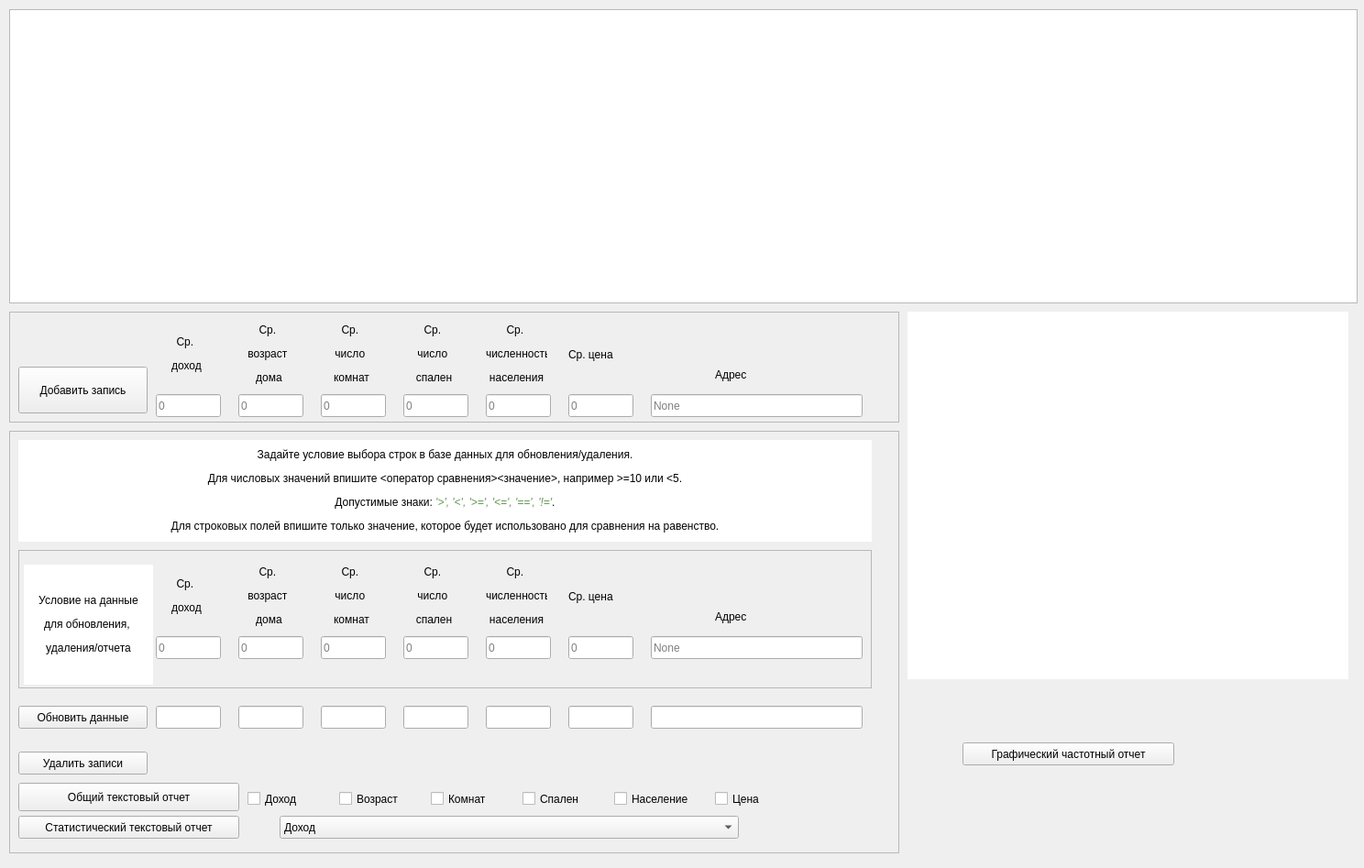
<?xml version="1.0" encoding="UTF-8"?>
<ui version="4.0">
 <class>MainWindow</class>
 <widget class="QMainWindow" name="MainWindow">
  <property name="geometry">
   <rect>
    <x>0</x>
    <y>0</y>
    <width>1488</width>
    <height>947</height>
   </rect>
  </property>
  <property name="windowTitle">
   <string>MainWindow</string>
  </property>
  <widget class="QWidget" name="centralwidget">
   <widget class="QTextEdit" name="field_text_report">
    <property name="geometry">
     <rect>
      <x>10</x>
      <y>10</y>
      <width>1471</width>
      <height>321</height>
     </rect>
    </property>
   </widget>
   <widget class="QLabel" name="field_image_report">
    <property name="geometry">
     <rect>
      <x>990</x>
      <y>340</y>
      <width>481</width>
      <height>401</height>
     </rect>
    </property>
    <property name="styleSheet">
     <string notr="true">background-color: rgb(255, 255, 255)</string>
    </property>
    <property name="text">
     <string/>
    </property>
   </widget>
   <widget class="QFrame" name="frame_add_record">
    <property name="geometry">
     <rect>
      <x>10</x>
      <y>340</y>
      <width>971</width>
      <height>121</height>
     </rect>
    </property>
    <property name="styleSheet">
     <string notr="true"/>
    </property>
    <property name="frameShape">
     <enum>QFrame::StyledPanel</enum>
    </property>
    <property name="frameShadow">
     <enum>QFrame::Raised</enum>
    </property>
    <property name="lineWidth">
     <number>1</number>
    </property>
    <widget class="QPushButton" name="button_add_record">
     <property name="geometry">
      <rect>
       <x>10</x>
       <y>60</y>
       <width>141</width>
       <height>51</height>
      </rect>
     </property>
     <property name="styleSheet">
      <string notr="true"/>
     </property>
     <property name="text">
      <string>Добавить запись</string>
     </property>
    </widget>
    <widget class="QLineEdit" name="input_income">
     <property name="geometry">
      <rect>
       <x>160</x>
       <y>90</y>
       <width>71</width>
       <height>25</height>
      </rect>
     </property>
     <property name="inputMask">
      <string/>
     </property>
     <property name="text">
      <string/>
     </property>
     <property name="placeholderText">
      <string>0</string>
     </property>
    </widget>
    <widget class="QLineEdit" name="input_house_age">
     <property name="geometry">
      <rect>
       <x>250</x>
       <y>90</y>
       <width>71</width>
       <height>25</height>
      </rect>
     </property>
     <property name="placeholderText">
      <string>0</string>
     </property>
    </widget>
    <widget class="QLineEdit" name="input_room_count">
     <property name="geometry">
      <rect>
       <x>340</x>
       <y>90</y>
       <width>71</width>
       <height>25</height>
      </rect>
     </property>
     <property name="placeholderText">
      <string>0</string>
     </property>
    </widget>
    <widget class="QLineEdit" name="input_badroom_count">
     <property name="geometry">
      <rect>
       <x>430</x>
       <y>90</y>
       <width>71</width>
       <height>25</height>
      </rect>
     </property>
     <property name="placeholderText">
      <string>0</string>
     </property>
    </widget>
    <widget class="QLineEdit" name="input_population_count">
     <property name="geometry">
      <rect>
       <x>520</x>
       <y>90</y>
       <width>71</width>
       <height>25</height>
      </rect>
     </property>
     <property name="placeholderText">
      <string>0</string>
     </property>
    </widget>
    <widget class="QLineEdit" name="input_price">
     <property name="geometry">
      <rect>
       <x>610</x>
       <y>90</y>
       <width>71</width>
       <height>25</height>
      </rect>
     </property>
     <property name="placeholderText">
      <string>0</string>
     </property>
    </widget>
    <widget class="QLineEdit" name="input_address">
     <property name="geometry">
      <rect>
       <x>700</x>
       <y>90</y>
       <width>231</width>
       <height>25</height>
      </rect>
     </property>
     <property name="placeholderText">
      <string>None</string>
     </property>
    </widget>
    <widget class="QLabel" name="label">
     <property name="geometry">
      <rect>
       <x>160</x>
       <y>6</y>
       <width>67</width>
       <height>81</height>
      </rect>
     </property>
     <property name="text">
      <string>&lt;html&gt;&lt;head/&gt;&lt;body&gt;&lt;p align=&quot;center&quot;&gt;Ср. &lt;/p&gt;&lt;p align=&quot;center&quot;&gt;доход&lt;/p&gt;&lt;/body&gt;&lt;/html&gt;</string>
     </property>
     <property name="textFormat">
      <enum>Qt::AutoText</enum>
     </property>
    </widget>
    <widget class="QLabel" name="label_2">
     <property name="geometry">
      <rect>
       <x>250</x>
       <y>6</y>
       <width>67</width>
       <height>81</height>
      </rect>
     </property>
     <property name="text">
      <string>&lt;html&gt;&lt;head/&gt;&lt;body&gt;&lt;p align=&quot;center&quot;&gt;Ср. &lt;/p&gt;&lt;p align=&quot;center&quot;&gt;возраст &lt;/p&gt;&lt;p align=&quot;center&quot;&gt;дома&lt;/p&gt;&lt;/body&gt;&lt;/html&gt;</string>
     </property>
    </widget>
    <widget class="QLabel" name="label_3">
     <property name="geometry">
      <rect>
       <x>340</x>
       <y>6</y>
       <width>67</width>
       <height>81</height>
      </rect>
     </property>
     <property name="text">
      <string>&lt;html&gt;&lt;head/&gt;&lt;body&gt;&lt;p align=&quot;center&quot;&gt;Ср. &lt;/p&gt;&lt;p align=&quot;center&quot;&gt;число &lt;/p&gt;&lt;p align=&quot;center&quot;&gt;комнат&lt;/p&gt;&lt;/body&gt;&lt;/html&gt;</string>
     </property>
    </widget>
    <widget class="QLabel" name="label_4">
     <property name="geometry">
      <rect>
       <x>430</x>
       <y>6</y>
       <width>67</width>
       <height>81</height>
      </rect>
     </property>
     <property name="text">
      <string>&lt;html&gt;&lt;head/&gt;&lt;body&gt;&lt;p align=&quot;center&quot;&gt;Ср. &lt;/p&gt;&lt;p align=&quot;center&quot;&gt;число &lt;/p&gt;&lt;p align=&quot;center&quot;&gt;спален&lt;/p&gt;&lt;/body&gt;&lt;/html&gt;</string>
     </property>
    </widget>
    <widget class="QLabel" name="label_5">
     <property name="geometry">
      <rect>
       <x>520</x>
       <y>6</y>
       <width>67</width>
       <height>81</height>
      </rect>
     </property>
     <property name="text">
      <string>&lt;html&gt;&lt;head/&gt;&lt;body&gt;&lt;p align=&quot;center&quot;&gt;Ср. &lt;/p&gt;&lt;p align=&quot;center&quot;&gt;численность &lt;/p&gt;&lt;p align=&quot;center&quot;&gt;населения&lt;/p&gt;&lt;/body&gt;&lt;/html&gt;</string>
     </property>
    </widget>
    <widget class="QLabel" name="label_6">
     <property name="geometry">
      <rect>
       <x>610</x>
       <y>6</y>
       <width>67</width>
       <height>81</height>
      </rect>
     </property>
     <property name="text">
      <string>Ср. цена</string>
     </property>
    </widget>
    <widget class="QLabel" name="label_7">
     <property name="geometry">
      <rect>
       <x>770</x>
       <y>60</y>
       <width>71</width>
       <height>17</height>
      </rect>
     </property>
     <property name="text">
      <string>Адрес</string>
     </property>
    </widget>
   </widget>
   <widget class="QFrame" name="frame_delete_and_update">
    <property name="geometry">
     <rect>
      <x>10</x>
      <y>470</y>
      <width>971</width>
      <height>461</height>
     </rect>
    </property>
    <property name="frameShape">
     <enum>QFrame::StyledPanel</enum>
    </property>
    <property name="frameShadow">
     <enum>QFrame::Raised</enum>
    </property>
    <widget class="QFrame" name="frame_selector">
     <property name="geometry">
      <rect>
       <x>10</x>
       <y>130</y>
       <width>931</width>
       <height>151</height>
      </rect>
     </property>
     <property name="frameShape">
      <enum>QFrame::StyledPanel</enum>
     </property>
     <property name="frameShadow">
      <enum>QFrame::Raised</enum>
     </property>
     <widget class="QLineEdit" name="input_selector_price">
      <property name="geometry">
       <rect>
        <x>600</x>
        <y>94</y>
        <width>71</width>
        <height>25</height>
       </rect>
      </property>
      <property name="placeholderText">
       <string>0</string>
      </property>
     </widget>
     <widget class="QLineEdit" name="input_selector_house_age">
      <property name="geometry">
       <rect>
        <x>240</x>
        <y>94</y>
        <width>71</width>
        <height>25</height>
       </rect>
      </property>
      <property name="placeholderText">
       <string>0</string>
      </property>
     </widget>
     <widget class="QLineEdit" name="input_selector_population_count">
      <property name="geometry">
       <rect>
        <x>510</x>
        <y>94</y>
        <width>71</width>
        <height>25</height>
       </rect>
      </property>
      <property name="placeholderText">
       <string>0</string>
      </property>
     </widget>
     <widget class="QLabel" name="label_8">
      <property name="geometry">
       <rect>
        <x>600</x>
        <y>10</y>
        <width>67</width>
        <height>81</height>
       </rect>
      </property>
      <property name="text">
       <string>Ср. цена</string>
      </property>
     </widget>
     <widget class="QLabel" name="label_9">
      <property name="geometry">
       <rect>
        <x>330</x>
        <y>10</y>
        <width>67</width>
        <height>81</height>
       </rect>
      </property>
      <property name="text">
       <string>&lt;html&gt;&lt;head/&gt;&lt;body&gt;&lt;p align=&quot;center&quot;&gt;Ср. &lt;/p&gt;&lt;p align=&quot;center&quot;&gt;число &lt;/p&gt;&lt;p align=&quot;center&quot;&gt;комнат&lt;/p&gt;&lt;/body&gt;&lt;/html&gt;</string>
      </property>
     </widget>
     <widget class="QLineEdit" name="input_selector_badroom_count">
      <property name="geometry">
       <rect>
        <x>420</x>
        <y>94</y>
        <width>71</width>
        <height>25</height>
       </rect>
      </property>
      <property name="placeholderText">
       <string>0</string>
      </property>
     </widget>
     <widget class="QLineEdit" name="input_selector_room_count">
      <property name="geometry">
       <rect>
        <x>330</x>
        <y>94</y>
        <width>71</width>
        <height>25</height>
       </rect>
      </property>
      <property name="placeholderText">
       <string>0</string>
      </property>
     </widget>
     <widget class="QLabel" name="label_10">
      <property name="geometry">
       <rect>
        <x>420</x>
        <y>10</y>
        <width>67</width>
        <height>81</height>
       </rect>
      </property>
      <property name="text">
       <string>&lt;html&gt;&lt;head/&gt;&lt;body&gt;&lt;p align=&quot;center&quot;&gt;Ср. &lt;/p&gt;&lt;p align=&quot;center&quot;&gt;число &lt;/p&gt;&lt;p align=&quot;center&quot;&gt;спален&lt;/p&gt;&lt;/body&gt;&lt;/html&gt;</string>
      </property>
     </widget>
     <widget class="QLabel" name="label_11">
      <property name="geometry">
       <rect>
        <x>760</x>
        <y>64</y>
        <width>71</width>
        <height>17</height>
       </rect>
      </property>
      <property name="text">
       <string>Адрес</string>
      </property>
     </widget>
     <widget class="QLineEdit" name="input_selector_address">
      <property name="geometry">
       <rect>
        <x>690</x>
        <y>94</y>
        <width>231</width>
        <height>25</height>
       </rect>
      </property>
      <property name="placeholderText">
       <string>None</string>
      </property>
     </widget>
     <widget class="QLabel" name="label_12">
      <property name="geometry">
       <rect>
        <x>150</x>
        <y>10</y>
        <width>67</width>
        <height>81</height>
       </rect>
      </property>
      <property name="text">
       <string>&lt;html&gt;&lt;head/&gt;&lt;body&gt;&lt;p align=&quot;center&quot;&gt;Ср. &lt;/p&gt;&lt;p align=&quot;center&quot;&gt;доход&lt;/p&gt;&lt;/body&gt;&lt;/html&gt;</string>
      </property>
      <property name="textFormat">
       <enum>Qt::AutoText</enum>
      </property>
     </widget>
     <widget class="QLineEdit" name="input_selector_income">
      <property name="geometry">
       <rect>
        <x>150</x>
        <y>94</y>
        <width>71</width>
        <height>25</height>
       </rect>
      </property>
      <property name="inputMask">
       <string/>
      </property>
      <property name="text">
       <string/>
      </property>
      <property name="placeholderText">
       <string>0</string>
      </property>
     </widget>
     <widget class="QLabel" name="label_13">
      <property name="geometry">
       <rect>
        <x>240</x>
        <y>10</y>
        <width>67</width>
        <height>81</height>
       </rect>
      </property>
      <property name="text">
       <string>&lt;html&gt;&lt;head/&gt;&lt;body&gt;&lt;p align=&quot;center&quot;&gt;Ср. &lt;/p&gt;&lt;p align=&quot;center&quot;&gt;возраст &lt;/p&gt;&lt;p align=&quot;center&quot;&gt;дома&lt;/p&gt;&lt;/body&gt;&lt;/html&gt;</string>
      </property>
     </widget>
     <widget class="QLabel" name="label_14">
      <property name="geometry">
       <rect>
        <x>510</x>
        <y>10</y>
        <width>67</width>
        <height>81</height>
       </rect>
      </property>
      <property name="text">
       <string>&lt;html&gt;&lt;head/&gt;&lt;body&gt;&lt;p align=&quot;center&quot;&gt;Ср. &lt;/p&gt;&lt;p align=&quot;center&quot;&gt;численность &lt;/p&gt;&lt;p align=&quot;center&quot;&gt;населения&lt;/p&gt;&lt;/body&gt;&lt;/html&gt;</string>
      </property>
     </widget>
     <widget class="QLabel" name="description_text">
      <property name="geometry">
       <rect>
        <x>6</x>
        <y>16</y>
        <width>141</width>
        <height>131</height>
       </rect>
      </property>
      <property name="styleSheet">
       <string notr="true">background-color: rgb(255, 255, 255)</string>
      </property>
      <property name="text">
       <string>&lt;html&gt;&lt;head/&gt;&lt;body&gt;&lt;p align=&quot;center&quot;&gt;Условие на данные&lt;/p&gt;&lt;p align=&quot;center&quot;&gt; для обновления, &lt;/p&gt;&lt;p align=&quot;center&quot;&gt;удаления/отчета&lt;/p&gt;&lt;/body&gt;&lt;/html&gt;</string>
      </property>
     </widget>
    </widget>
    <widget class="QLabel" name="label_22">
     <property name="geometry">
      <rect>
       <x>10</x>
       <y>10</y>
       <width>931</width>
       <height>111</height>
      </rect>
     </property>
     <property name="styleSheet">
      <string notr="true">background-color: rgb(255, 255, 255)</string>
     </property>
     <property name="text">
      <string>&lt;html&gt;&lt;head/&gt;&lt;body&gt;&lt;p align=&quot;center&quot;&gt;Задайте условие выбора строк в базе данных для обновления/удаления.&lt;/p&gt;&lt;p align=&quot;center&quot;&gt;Для числовых значений впишите &amp;lt;оператор сравнения&amp;gt;&amp;lt;значение&amp;gt;, например &amp;gt;=10 или &amp;lt;5.&lt;/p&gt;&lt;p align=&quot;center&quot;&gt;Допустимые знаки: &lt;span style=&quot; font-family:'JetBrains Mono','monospace'; font-style:italic; color:#629755;&quot;&gt;'&amp;gt;', '&amp;lt;', '&amp;gt;=', '&amp;lt;=', '==', '!='&lt;/span&gt;&lt;span style=&quot; font-family:'JetBrains Mono','monospace'; color:#000000;&quot;&gt;.&lt;/span&gt;&lt;/p&gt;&lt;p align=&quot;center&quot;&gt;&lt;span style=&quot; font-family:'JetBrains Mono','monospace'; color:#000000;&quot;&gt;Для строковых полей впишите только значение, которое будет использовано для сравнения на равенство.&lt;/span&gt;&lt;/p&gt;&lt;/body&gt;&lt;/html&gt;</string>
     </property>
    </widget>
    <widget class="QPushButton" name="button_delete_record">
     <property name="geometry">
      <rect>
       <x>10</x>
       <y>350</y>
       <width>141</width>
       <height>25</height>
      </rect>
     </property>
     <property name="text">
      <string>Удалить записи</string>
     </property>
    </widget>
    <widget class="QPushButton" name="button_update_data">
     <property name="geometry">
      <rect>
       <x>10</x>
       <y>300</y>
       <width>141</width>
       <height>25</height>
      </rect>
     </property>
     <property name="text">
      <string>Обновить данные</string>
     </property>
    </widget>
    <widget class="QLineEdit" name="input_update_badroom_count">
     <property name="geometry">
      <rect>
       <x>430</x>
       <y>300</y>
       <width>71</width>
       <height>25</height>
      </rect>
     </property>
     <property name="placeholderText">
      <string/>
     </property>
    </widget>
    <widget class="QLineEdit" name="input_update_price">
     <property name="geometry">
      <rect>
       <x>610</x>
       <y>300</y>
       <width>71</width>
       <height>25</height>
      </rect>
     </property>
     <property name="placeholderText">
      <string/>
     </property>
    </widget>
    <widget class="QLineEdit" name="input_update_room_count">
     <property name="geometry">
      <rect>
       <x>340</x>
       <y>300</y>
       <width>71</width>
       <height>25</height>
      </rect>
     </property>
     <property name="placeholderText">
      <string/>
     </property>
    </widget>
    <widget class="QLineEdit" name="input_update_income">
     <property name="geometry">
      <rect>
       <x>160</x>
       <y>300</y>
       <width>71</width>
       <height>25</height>
      </rect>
     </property>
     <property name="inputMask">
      <string/>
     </property>
     <property name="text">
      <string/>
     </property>
     <property name="placeholderText">
      <string/>
     </property>
    </widget>
    <widget class="QLineEdit" name="input_update_population_count">
     <property name="geometry">
      <rect>
       <x>520</x>
       <y>300</y>
       <width>71</width>
       <height>25</height>
      </rect>
     </property>
     <property name="placeholderText">
      <string/>
     </property>
    </widget>
    <widget class="QLineEdit" name="input_update_address">
     <property name="geometry">
      <rect>
       <x>700</x>
       <y>300</y>
       <width>231</width>
       <height>25</height>
      </rect>
     </property>
     <property name="placeholderText">
      <string/>
     </property>
    </widget>
    <widget class="QLineEdit" name="input_update_house_age">
     <property name="geometry">
      <rect>
       <x>250</x>
       <y>300</y>
       <width>71</width>
       <height>25</height>
      </rect>
     </property>
     <property name="placeholderText">
      <string/>
     </property>
    </widget>
    <widget class="QPushButton" name="button_make_common_text_report">
     <property name="geometry">
      <rect>
       <x>10</x>
       <y>384</y>
       <width>241</width>
       <height>31</height>
      </rect>
     </property>
     <property name="text">
      <string>Общий текстовый отчет</string>
     </property>
    </widget>
    <widget class="QPushButton" name="button_make_statistic_text_report">
     <property name="geometry">
      <rect>
       <x>10</x>
       <y>420</y>
       <width>241</width>
       <height>25</height>
      </rect>
     </property>
     <property name="text">
      <string>Статистический текстовый отчет</string>
     </property>
    </widget>
    <widget class="QCheckBox" name="common_checkBox_income">
     <property name="geometry">
      <rect>
       <x>260</x>
       <y>390</y>
       <width>92</width>
       <height>23</height>
      </rect>
     </property>
     <property name="text">
      <string>Доход</string>
     </property>
    </widget>
    <widget class="QCheckBox" name="common_checkBox_age">
     <property name="geometry">
      <rect>
       <x>360</x>
       <y>390</y>
       <width>92</width>
       <height>23</height>
      </rect>
     </property>
     <property name="text">
      <string>Возраст</string>
     </property>
    </widget>
    <widget class="QCheckBox" name="common_checkBox_room">
     <property name="geometry">
      <rect>
       <x>460</x>
       <y>390</y>
       <width>92</width>
       <height>23</height>
      </rect>
     </property>
     <property name="text">
      <string>Комнат</string>
     </property>
    </widget>
    <widget class="QCheckBox" name="common_checkBox_badroom">
     <property name="geometry">
      <rect>
       <x>560</x>
       <y>390</y>
       <width>92</width>
       <height>23</height>
      </rect>
     </property>
     <property name="text">
      <string>Спален</string>
     </property>
    </widget>
    <widget class="QCheckBox" name="common_checkBox_population">
     <property name="geometry">
      <rect>
       <x>660</x>
       <y>390</y>
       <width>101</width>
       <height>23</height>
      </rect>
     </property>
     <property name="text">
      <string>Население</string>
     </property>
    </widget>
    <widget class="QCheckBox" name="common_checkBox_price">
     <property name="geometry">
      <rect>
       <x>770</x>
       <y>390</y>
       <width>92</width>
       <height>23</height>
      </rect>
     </property>
     <property name="text">
      <string>Цена</string>
     </property>
    </widget>
    <widget class="QComboBox" name="one_field_comboBox">
     <property name="geometry">
      <rect>
       <x>295</x>
       <y>420</y>
       <width>501</width>
       <height>25</height>
      </rect>
     </property>
     <item>
      <property name="text">
       <string>Доход</string>
      </property>
     </item>
     <item>
      <property name="text">
       <string>Возраст</string>
      </property>
     </item>
     <item>
      <property name="text">
       <string>Число комнат</string>
      </property>
     </item>
     <item>
      <property name="text">
       <string>Число спален</string>
      </property>
     </item>
     <item>
      <property name="text">
       <string>Число населения</string>
      </property>
     </item>
     <item>
      <property name="text">
       <string>Цена</string>
      </property>
     </item>
    </widget>
   </widget>
   <widget class="QPushButton" name="button_make_graph_frequency_report">
    <property name="geometry">
     <rect>
      <x>1050</x>
      <y>810</y>
      <width>231</width>
      <height>25</height>
     </rect>
    </property>
    <property name="text">
     <string>Графический частотный отчет</string>
    </property>
   </widget>
  </widget>
 </widget>
 <resources/>
 <connections/>
</ui>
